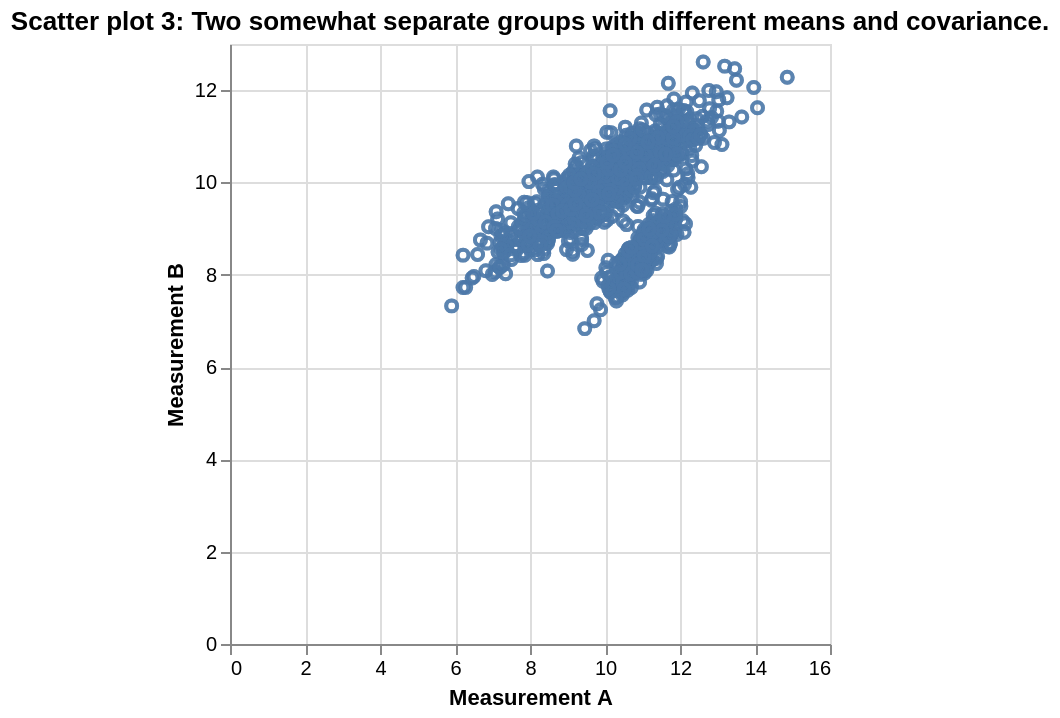

Write notebook code for a chart like this one.
### Code cell
import pandas as pd
import altair as alt
import numpy as np

df = pd.read_pickle('example8.pkl')
selection = alt.selection_interval(bind='scales')

alt.Chart(df).transform_fold(
    ['Measurement A', 'Measurement B'],
    as_=['Experiment', 'Measurement']
).mark_point().encode(
    x='Measurement A',
    y='Measurement B'
).properties(
    title=['Scatter plot 3: Two somewhat separate groups with different means and covariance.'
          ]
).add_selection(
    selection
)

### Figure 1 — Vega-Lite specification as saved in the notebook (floating-point values rounded to 4 significant figures; data arrays with more than 128 entries replaced by an {"elided": "..."} marker saying what was removed)
{"config": {"view": {"continuousWidth": 300, "continuousHeight": 300}}, "data": {"name": "data-f50fd4ef2afe2243e8c318e9ed3d0f7d"}, "mark": {"type": "point"}, "encoding": {"x": {"field": "Measurement A", "type": "quantitative"}, "y": {"field": "Measurement B", "type": "quantitative"}}, "params": [{"name": "param_f268f798f41c853e", "select": {"type": "interval"}, "bind": "scales"}], "title": ["Scatter plot 3: Two somewhat separate groups with different means and covariance."], "transform": [{"fold": ["Measurement A", "Measurement B"], "as": ["Experiment", "Measurement"]}], "$schema": "https://vega.github.io/schema/vega-lite/v6.4.1.json", "datasets": {"data-f50fd4ef2afe2243e8c318e9ed3d0f7d": {"elided": "1000 records"}}}
